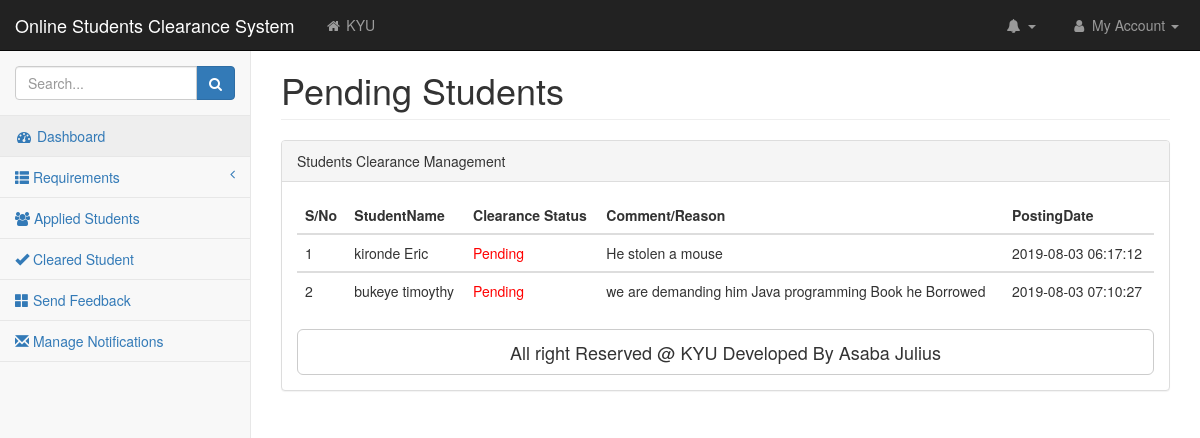
The page /Busar/pendingstudents.php on the database its author committed.
### tables this page shows
CREATE TABLE `clearance` (
  `id` int(11) NOT NULL,
  `Department_Section` varchar(200) NOT NULL,
  `StudentName` varchar(200) NOT NULL,
  `regno` varchar(200) NOT NULL,
  `ClearanceStatus` varchar(200) NOT NULL,
  `Comment_Reason` varchar(200) NOT NULL,
  `Cleared_By` varchar(200) NOT NULL,
  `Posting_Date` timestamp NOT NULL DEFAULT CURRENT_TIMESTAMP
);

### Busar/pendingstudents.php (the view, shortened to what this page needs)
<?php
include("MainMenu.php");
include("../functions.php");
?>
<div id="page-wrapper">
 <div class="container-fluid">
 <div class="row">
 <div class="col-lg-12">
 <h1 class="page-header">Pending Students  </h1>
</div>
</div>
<div class="row">
<div class="col-lg-12">
<div class="panel panel-default">
<div class="panel-heading">
  Students Clearance Management
</div>
 <div class="panel-body">
<div class="table-responsive">
<table class="table table-hover" id="usermanagetable">
<thead>
<tr>
<th>S/No</th>
<th>StudentName</th>
<th>Clearance Status</th>
<th>Comment/Reason</th>
<th>PostingDate</th>
</tr>
</thead>
<?php
$sql=mysqli_query($db,"SELECT *from clearance where  ClearanceStatus ='pending';");
$count=1;
while ($rows=mysqli_fetch_array($sql)){?>
<tbody><tr>
    <td><?php echo $count;?></td>
    <td><?php echo $rows['StudentName'];?></td>
    <td style=" color: red;"><?php echo $rows['ClearanceStatus']; ?></td>
    <td><?php echo $rows['Comment_Reason']?></td>
    <td><?php echo $rows['Posting_Date'];?></td>
    </tr>
</tbody>
<?php $count=$count+1;} ?>
 </table>
</div>
<a class="btn btn-default btn-lg btn-block" target="_blank" href="https://datatables.net/">All right Reserved @ KYU Developed By Asaba Julius</a>
                                    </div>
                                </div>
                            </div>
                        </div>
                    </div>
                </div>

### Busar/css/startmin.css (style rules this page uses)
body { background-color: #f8f8f8; }
#page-wrapper { padding-top: 30px; min-height: 568px; background-color: #fff; }
@media (min-width:768px) { #page-wrapper { position: inherit; margin-left: 250px; padding: 30px 15px 0 15px; border-left: 1px solid #e7e7e7; } }

### rows shown on the page
clearance: StudentName "kironde Eric", ClearanceStatus "Pending", Comment_Reason "He stolen a mouse", Posting_Date "2019-08-03 06:17:12"
clearance: StudentName "bukeye timoythy", ClearanceStatus "Pending", Comment_Reason "we are demanding him Java programming Book he Borrowed", Posting_Date "2019-08-03 07:10:27"
